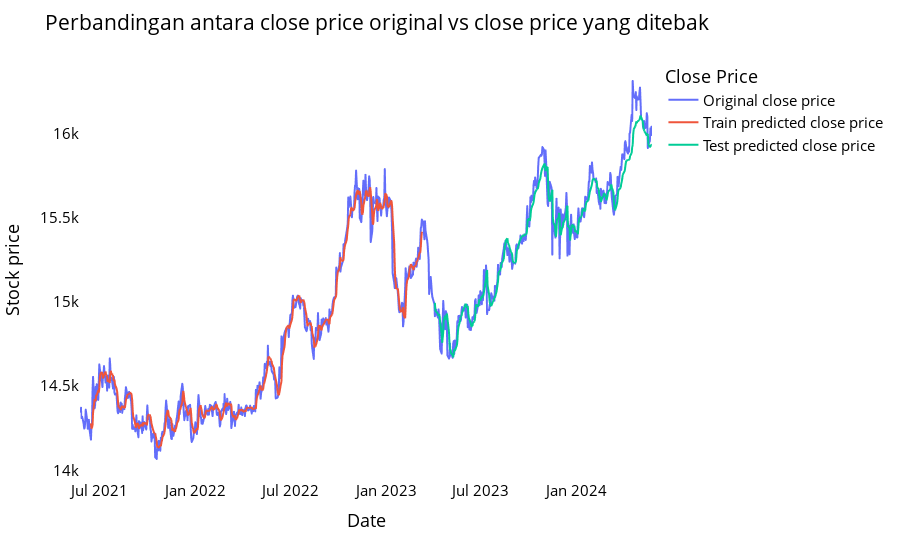

Here is the notebook cell this chart was saved with:
### Code cell
# shift train predictions for plotting

look_back=time_step
trainPredictPlot = np.empty_like(closedf)
trainPredictPlot[:, :] = np.nan
trainPredictPlot[look_back:len(train_predict)+look_back, :] = train_predict
print("Train predicted data: ", trainPredictPlot.shape)

# shift test predictions for plotting
testPredictPlot = np.empty_like(closedf)
testPredictPlot[:, :] = np.nan
testPredictPlot[len(train_predict)+(look_back*2)+1:len(closedf)-1, :] = test_predict
print("Test predicted data: ", testPredictPlot.shape)

names = cycle(['Original close price','Train predicted close price','Test predicted close price'])


plotdf = pd.DataFrame({'date': close_stock['Date'],
                       'original_close': close_stock['Close'],
                      'train_predicted_close': trainPredictPlot.reshape(1,-1)[0].tolist(),
                      'test_predicted_close': testPredictPlot.reshape(1,-1)[0].tolist()})

fig = px.line(plotdf,x=plotdf['date'], y=[plotdf['original_close'],plotdf['train_predicted_close'],
                                          plotdf['test_predicted_close']],
              labels={'value':'Stock price','date': 'Date'})
fig.update_layout(title_text='Perbandingan antara close price original vs close price yang ditebak',
                  plot_bgcolor='white', font_size=15, font_color='black', legend_title_text='Close Price')
fig.for_each_trace(lambda t:  t.update(name = next(names)))

fig.update_xaxes(showgrid=False)
fig.update_yaxes(showgrid=False)
fig.show()

### Figure 1 — Plotly figure (JSON) as saved in the notebook; plotly's stock layout.template omitted (floating-point values rounded to 4 significant figures; data arrays with more than 128 entries replaced by an {"elided": "..."} marker saying what was removed)
{"data": [{"hovertemplate": "variable=original_close<br>Date=%{x}<br>Stock price=%{y}<extra></extra>", "legendgroup": "original_close", "line": {"color": "#636efa", "dash": "solid"}, "marker": {"symbol": "circle"}, "mode": "lines", "name": "Original close price", "showlegend": true, "type": "scattergl", "x": {"elided": "785 str values"}, "xaxis": "x", "y": {"elided": "785 float values"}, "yaxis": "y"}, {"hovertemplate": "variable=train_predicted_close<br>Date=%{x}<br>Stock price=%{y}<extra></extra>", "legendgroup": "train_predicted_close", "line": {"color": "#EF553B", "dash": "solid"}, "marker": {"symbol": "circle"}, "mode": "lines", "name": "Train predicted close price", "showlegend": true, "type": "scattergl", "x": {"elided": "785 str values"}, "xaxis": "x", "y": {"elided": "785 float values"}, "yaxis": "y"}, {"hovertemplate": "variable=test_predicted_close<br>Date=%{x}<br>Stock price=%{y}<extra></extra>", "legendgroup": "test_predicted_close", "line": {"color": "#00cc96", "dash": "solid"}, "marker": {"symbol": "circle"}, "mode": "lines", "name": "Test predicted close price", "showlegend": true, "type": "scattergl", "x": {"elided": "785 str values"}, "xaxis": "x", "y": {"elided": "785 float values"}, "yaxis": "y"}], "layout": {"autosize": true, "font": {"color": "black", "size": 15}, "legend": {"title": {"text": "Close Price"}, "tracegroupgap": 0}, "margin": {"t": 60}, "plot_bgcolor": "white", "title": {"text": "Perbandingan antara close price original vs close price yang ditebak"}, "xaxis": {"anchor": "y", "autorange": true, "domain": [0, 1], "range": ["2021-05-24", "2024-05-24"], "showgrid": false, "title": {"text": "Date"}, "type": "date"}, "yaxis": {"anchor": "x", "autorange": true, "domain": [0, 1], "range": [13940.0, 16440.0], "showgrid": false, "title": {"text": "Stock price"}, "type": "linear"}}}
